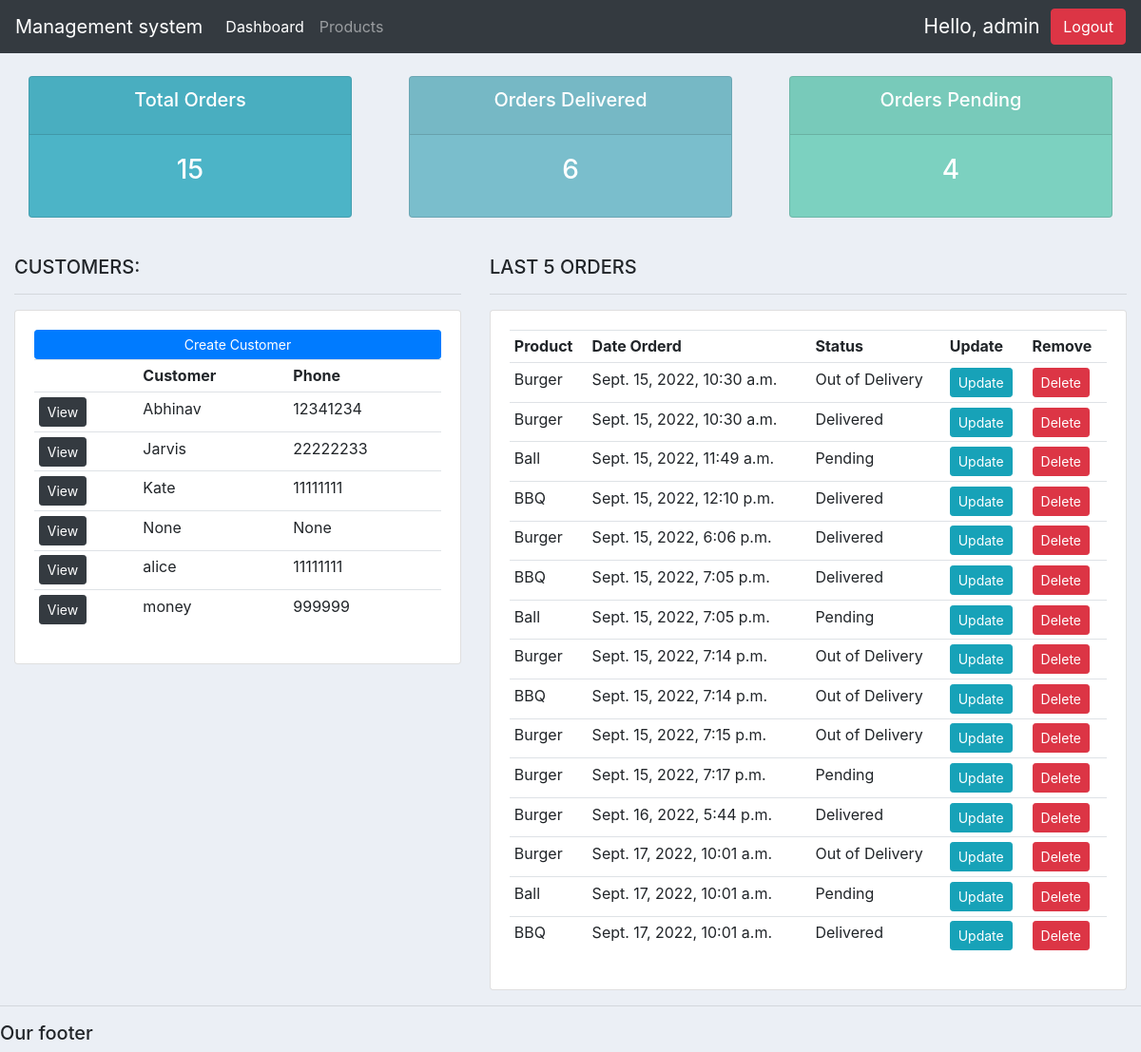
The app's page / (signed in) with its own data.
### accounts/models.py (models this page shows, shortened)
class Customer(models.Model):
    user = models.OneToOneField(User, null=True, blank=True, on_delete=models.CASCADE)
    name = models.CharField(max_length=200,null=True)
    phone = models.CharField(max_length=200,null=True)
    email = models.CharField(max_length=200,null=True)
    profile_pic = models.ImageField(default="profile.jpg", null=True, blank=True)
    date = models.DateTimeField(auto_now_add=True,null=True)

class Order(models.Model):
    STATUS = (
        ('Pending','Pending'),
        ('Out of Delivery', 'Out of delivery'),
        ('Delivered','Delivered')
    )
    product = models.ForeignKey(Product,null=True,on_delete=models.SET_NULL)
    customer = models.ForeignKey(Customer,null=True,on_delete=models.SET_NULL)
    date = models.DateTimeField(auto_now_add=True,null=True)
    status = models.CharField(max_length=200,null=True,choices=STATUS)
    note = models.CharField(max_length=1000,null=True)

class Product(models.Model):
    CATEGORY = (
        ('Indoor','Indoor'),
        ('Outdoor','Outdoor')
    )
    name = models.CharField(max_length=200,null=True)
    price = models.FloatField(null=True)
    category = models.CharField(max_length=200,null=True,choices=CATEGORY)
    description = models.CharField(max_length=200,null=True,blank=True)
    date = models.DateTimeField(auto_now_add=True,null=True)
    tags = models.ManyToManyField(Tag)
    def __str__(self):
        return self.name

### accounts/decorators.py (the view)
    def wrapper_function(request, *args, **kwargs):
        group = None
        if request.user.groups.exists():
            group = request.user.groups.all()[0].name
        if group=='customer':
            return redirect('user-page')
        if group=='admin':
            return view_func(request, *args, **kwargs)

### accounts/views.py (called while the page is built)
@login_required(login_url='login')
@admin_only
def home(request):
    orders = Order.objects.all()
    customers = Customer.objects.all()
    total_customers = customers.count()
    total_orders = orders.count()
    delivered = orders.filter(status='Delivered').count()
    pending = orders.filter(status='Pending').count()
    data = {
        'orders':orders,
        'customers':customers,
        'total_customers':total_customers,
        'total_orders':total_orders,
        'delivered':delivered,
        'pending':pending
    }
    return render(request,'accounts/dashboard.html',data)

### accounts/templates/accounts/dashboard.html (shortened to what this page needs)
{% extends 'accounts/main.html' %}
{% block content %}
{% include 'accounts/status.html' %}
<br>
<div class="row">
	<div class="col-md-5">
		<h5>CUSTOMERS:</h5>
		<hr>
		<div class="card card-body">
			<a class="btn btn-primary  btn-sm btn-block" href="">Create Customer</a>
			<table class="table table-sm">
				<tr>
					<th></th>
					<th>Customer</th>
					<th>Phone</th>
				</tr>
				{% for i in customers %}
				<tr>
					<td><a class="btn btn-sm btn-dark" href="{% url 'customers' i.id %}">View</a></td>
					<td>{{i.name}}</td>
					<td>{{i.phone}}</td>
				</tr>
				{% endfor %}
			</table>
		</div>
	</div>
	<div class="col-md-7">
		<h5>LAST 5 ORDERS</h5>
		<hr>
		<div class="card card-body">
			<table class="table table-sm">
				<tr>
					<th>Product</th>
					<th>Date Orderd</th>
					<th>Status</th>
					<th>Update</th>
					<th>Remove</th>
				</tr>
				{% for i in orders %}
				<tr>
					<td>{{i.product}}</td>
					<td>{{i.date}}</td>
					<td>{{i.status}}</td>
					<td><a class="btn btn-sm btn-info" href="{% url 'update_order' i.id %}">Update</a></td>
					<td><a class="btn btn-sm btn-danger" href="{% url 'delete_order' i.id %}">Delete</a></td>
				</tr>
				{% endfor %}
			</table>
		</div>
	</div>
</div>
{% endblock %}

### accounts/templates/accounts/main.html (shortened to what this page needs)
{% load static %}
<!DOCTYPE html>
<html>
<head>
	<link rel="stylesheet" href="https://stackpath.bootstrapcdn.com/bootstrap/4.3.1/css/bootstrap.min.css">
    <link rel="stylesheet" href="{% static 'css/main.css' %}">
</head>
<body>
	{%  include 'accounts/navbar.html' %}
	<div class="container-fluid">
	{% block content %}
	{% endblock %}
    </div>
	<hr>
	<h5>Our footer</h5>
</body>
</html>

### accounts/templates/accounts/navbar.html (shortened to what this page needs)
{% load static %}
<nav class="navbar navbar-expand-lg navbar-dark bg-dark">
    <a class="navbar-brand" href="#">Management system</a>
    <div class="collapse navbar-collapse" id="navbarNav">
      <ul class="navbar-nav">
        {% if request.user.is_staff %}
        <li class="nav-item active">
          <a class="nav-link" href="{% url 'home' %}">Dashboard</a>
        </li>
        <li class="nav-item">
          <a class="nav-link" href="{% url 'products' %}">Products</a>
        </li>
        {% else %}
        <li class="nav-item">
          <a class="nav-link" href="{% url 'account' %}">Settings</a>
        </li>
        {% endif %}
      </ul>
    </div>
    <span class="hello-msg">Hello, {{request.user}} <span> &nbsp; </span> </span>
    <span ><a class="btn btn-danger" href="{% url 'logout' %}">Logout</a></span>
  </nav>

### accounts/templates/accounts/status.html
<br>
<div class="row">
	<div class="col">
		<div class="col-md">
			<div class="card text-center text-white  mb-3" id="total-orders">
			  	<div class="card-header">
			  		<h5 class="card-title">Total Orders</h5>
			  	</div>
			  	<div class="card-body">
			    	<h3 class="card-title">{{total_orders}}</h3>
			  	</div>
			</div>
		</div>
	</div>
	<div class="col">
		<div class="col-md">
			<div class="card text-center text-white  mb-3" id="orders-delivered">
			  	<div class="card-header">
			  		<h5 class="card-title">Orders Delivered</h5>
			  	</div>
			  	<div class="card-body">
			    	<h3 class="card-title">{{delivered}}</h3>
			  	</div>
			</div>
		</div>
	</div>
	<div class="col">
		<div class="col-md">
			<div class="card text-center text-white  mb-3" id="orders-pending">
			  	<div class="card-header">
			  		<h5 class="card-title">Orders Pending</h5>
			  	</div>
			  	<div class="card-body">
			    	<h3 class="card-title">{{pending}}</h3>
			  	</div>
			</div>
		</div>
	</div>
</div>

### static/css/main.css (style rules this page uses)
body { background-color: #ebeff5; }
#total-orders { background-color: #4cb4c7; }
#orders-delivered { background-color: #7abecc; }
#orders-pending { background-color: #7CD1C0; }

### accounts/templates/accounts/navbar.html (style rules this page uses)
.hello-msg { font-size:1.3rem; color: #fff; }

### records on screen
Customer: name "Abhinav", phone "12341234"
Customer: name "Jarvis", phone "22222233"
Customer: name "Kate", phone "11111111"
Customer: name "None", phone "None"
Customer: name "alice", phone "11111111"
Customer: name "money", phone "999999"
Order: product "Burger", date "Sept. 15, 2022, 10:30 a.m.", status "Out of Delivery"
Order: product "Burger", date "Sept. 15, 2022, 10:30 a.m.", status "Delivered"
Order: product "Ball", date "Sept. 15, 2022, 11:49 a.m.", status "Pending"
Order: product "BBQ", date "Sept. 15, 2022, 12:10 p.m.", status "Delivered"
Order: product "Burger", date "Sept. 15, 2022, 6:06 p.m.", status "Delivered"
Order: product "BBQ", date "Sept. 15, 2022, 7:05 p.m.", status "Delivered"
Order: product "Ball", date "Sept. 15, 2022, 7:05 p.m.", status "Pending"
Order: product "Burger", date "Sept. 15, 2022, 7:14 p.m.", status "Out of Delivery"
Order: product "BBQ", date "Sept. 15, 2022, 7:14 p.m.", status "Out of Delivery"
Order: product "Burger", date "Sept. 15, 2022, 7:15 p.m.", status "Out of Delivery"
Order: product "Burger", date "Sept. 15, 2022, 7:17 p.m.", status "Pending"
Order: product "Burger", date "Sept. 16, 2022, 5:44 p.m.", status "Delivered"
Order: product "Burger", date "Sept. 17, 2022, 10:01 a.m.", status "Out of Delivery"
Order: product "Ball", date "Sept. 17, 2022, 10:01 a.m.", status "Pending"
Order: product "BBQ", date "Sept. 17, 2022, 10:01 a.m.", status "Delivered"

### other values on screen
{{ request.user }} "admin"
{{ total_orders }} "15"
{{ delivered }} "6"
{{ pending }} "4"
